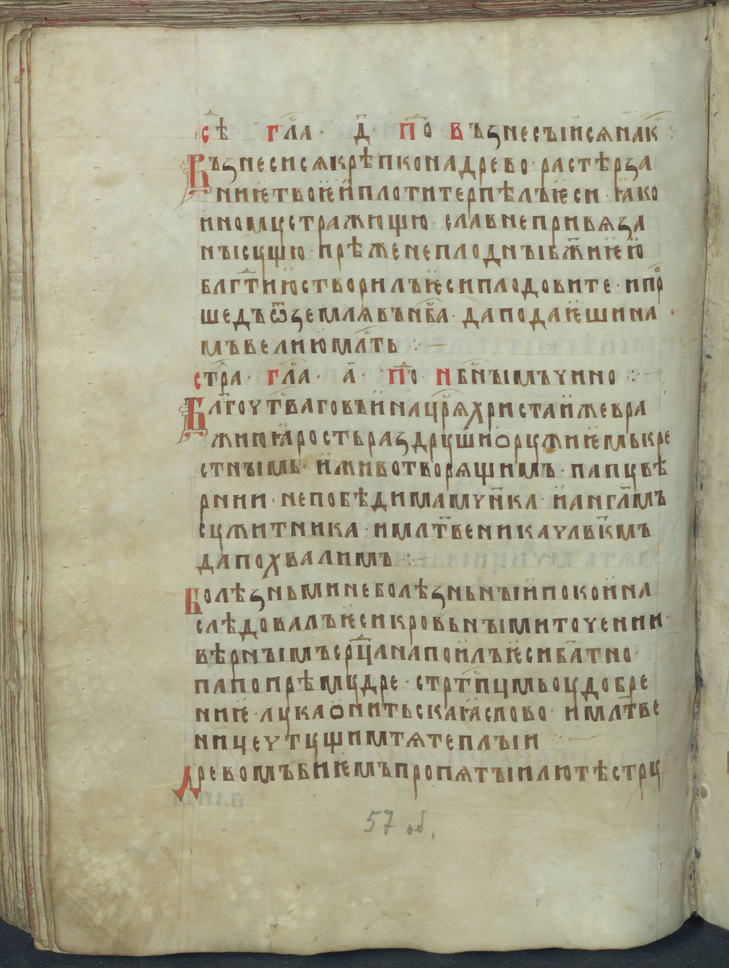
#> input picture 2sem/results/2.8/input/198_115.png, 729 x 968 px, shrunk from 3050 x 4050 before the run; its folder holds only this picture in this run
$ jupyter execute main.ipynb
#> lines starting #> are read from the running program, lines starting #| are printed output that depends on the picture; after the words box and inside, x2 and y2 are one past the last pixel; in counts of white or black regions, pixels touching at a corner belong together
#> in exec_img, img_src is the input picture: PIL image 729x968 RGB; mean R, G, B 170.4, 166.5, 142.1
[cell 1]
from PIL import Image
import numpy as np
import os
import time

[cell 2]
def image_to_np_array(image_name: str) -> np.array:
    img_src = Image.open(path.join('input', image_name)).convert('RGB')
    return np.array(img_src)

[cell 3]
def to_semitone(img):
    return (0.3 * img[:, :, 0] + 0.59 * img[:, :, 1] + 0.11 *
            img[:, :, 2]).astype(np.uint8)
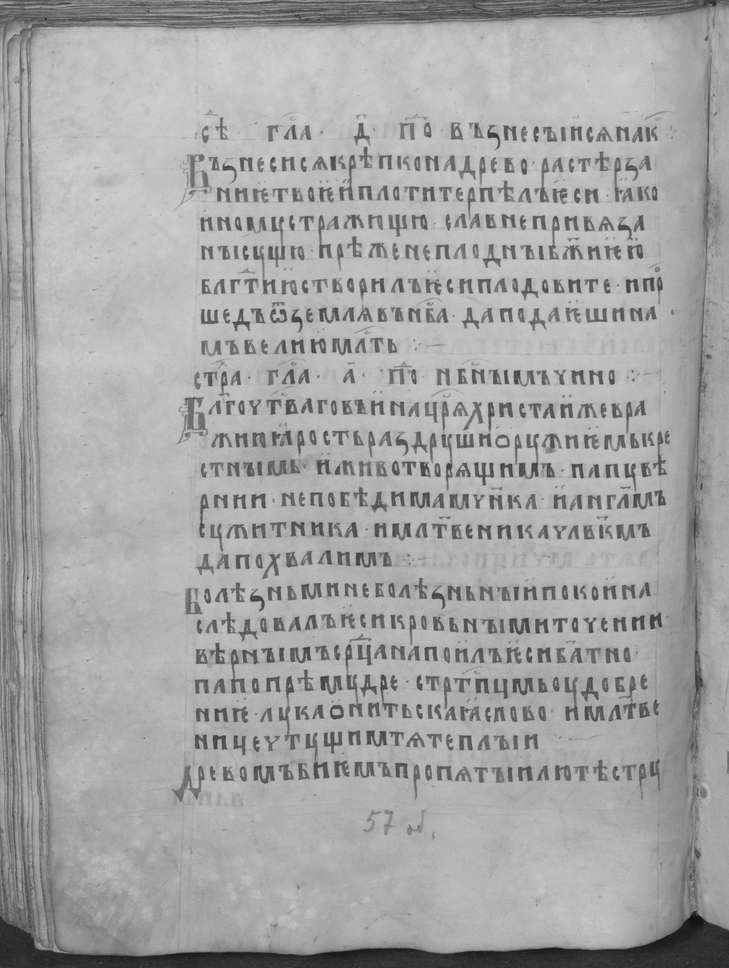
#> returned value: shape (968, 729); min 15, max 210, mean 164.5

<!-- def semitone(img_arr):
    height = img_arr.shape[0]
    width = img_arr.shape[1]

    new_img_arr = np.zeros(shape=(height, width))

    for x in range(width):
        for y in range(height):
            pixel = old_img_arr[y, x]
            new_img_arr[y, x] = 0.3 * pixel[0] + 0.59 * pixel[1] + 0.11 * pixel[2]

    return new_img_arr.astype(np.uint8) -->

[cell 4]
# loacl threshold for every pixel
def compute_local_threshold(image, window_size=15, C=10):

#> called with window_size = 15, C = 8
    height, width = image.shape
#> height = 968; width = 729
    padded_image = np.pad(image, pad_width=window_size // 2, mode='edge')
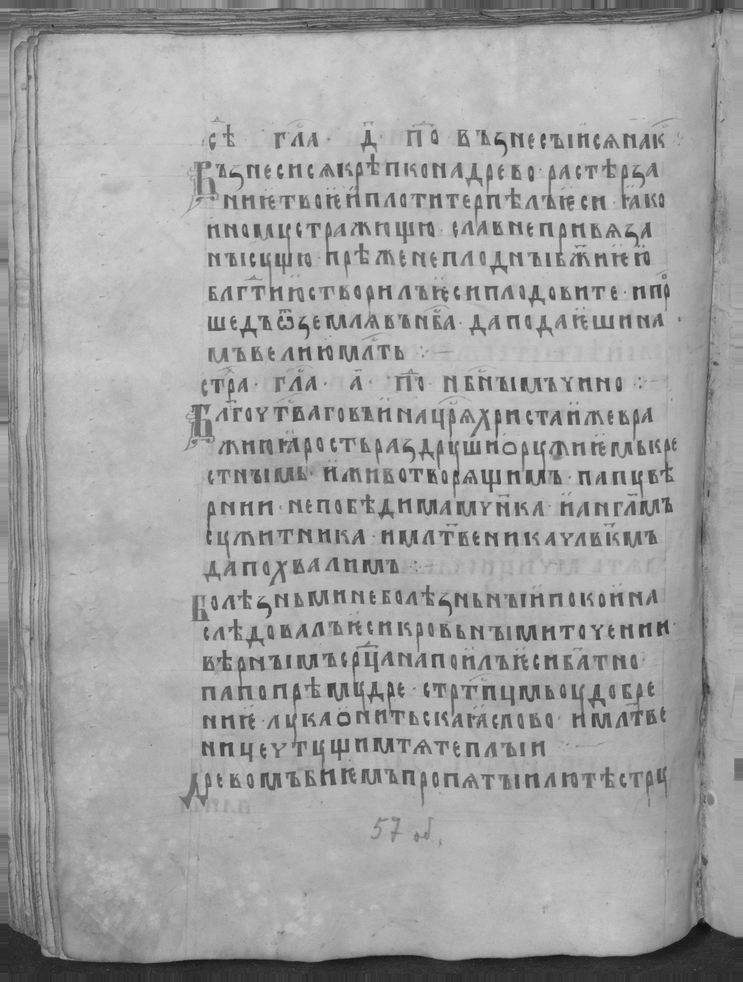
#> padded_image: shape (982, 743); min 15, max 210, mean 163
    threshold_image = np.zeros_like(image)

    for i in range(height):
        for j in range(width):
            local_area = padded_image[i:i + window_size, j:j + window_size]
            local_mean = np.mean(local_area)
            threshold_image[i, j] = local_mean - C
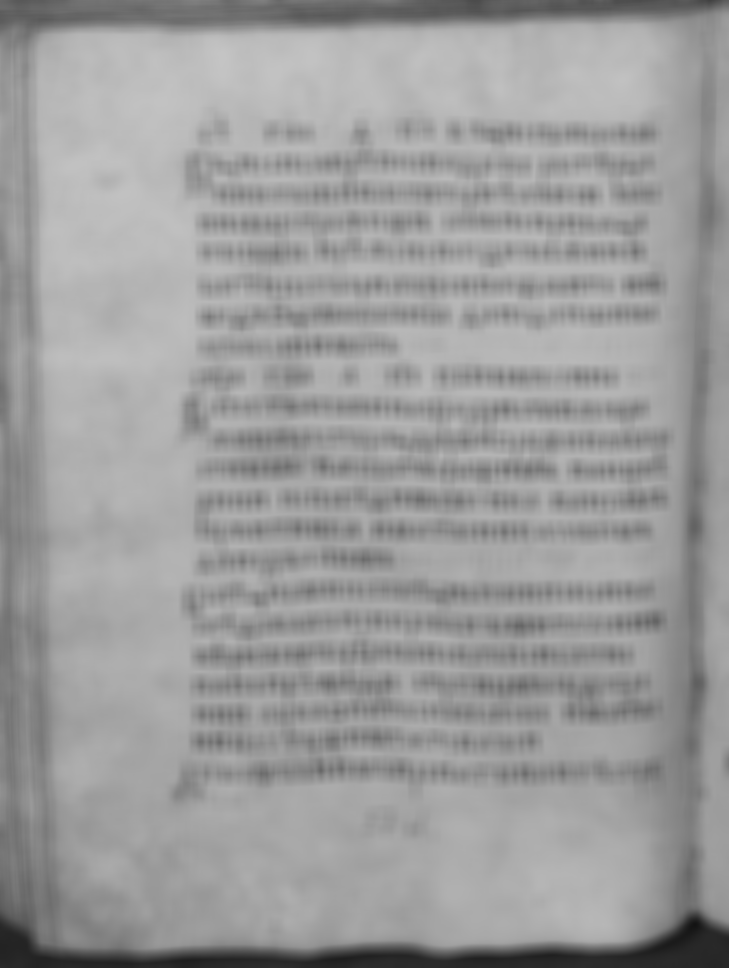
#> threshold_image: shape (968, 729); min 19, max 196, mean 156

    return threshold_image

[cell 5]
# method of WAN binarization
def wan_bin(image, window_size=15, C=8):
    if image.ndim == 3:
        image = to_semitone(image).astype(np.uint8)

    threshold_image = compute_local_threshold(image, window_size, C)
    binarized_image = np.where(image > threshold_image, 255, 0).astype(np.uint8)
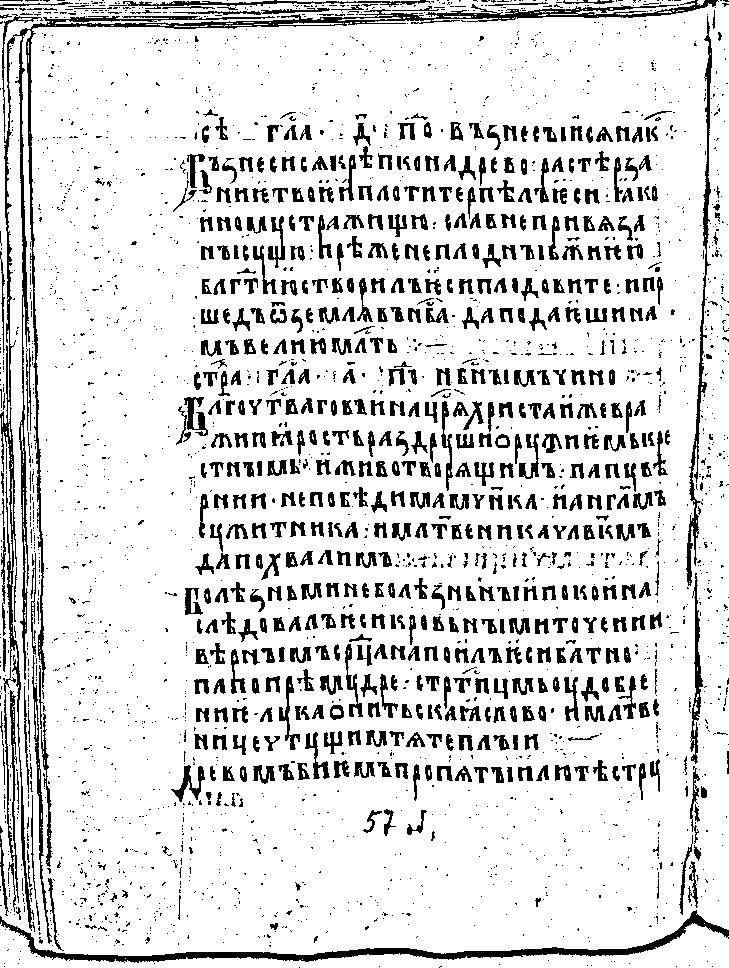
#> binarized_image: shape (968, 729); 85.3% white; 2957 black regions (2272 under 20 px), largest, box (x1, y1, x2, y2) and area: (0, 0, 719, 932) 11619, (0, 910, 729, 963) 4637, (686, 16, 712, 586) 2135

    return binarized_image

[cell 6]
def exec_img(img_name):
    time_start = time.time()

    img_src = Image.open('input/' + img_name).convert('RGB')

    gray_img_arr = to_semitone(np.array(img_src))

    bin_img_arr = wan_bin(gray_img_arr)

    img = Image.fromarray(bin_img_arr)
    img.save("output/semitoned_" + img_name + ".png")
    print("time on {} : {}s".format(img_name, time.time() - time_start))
